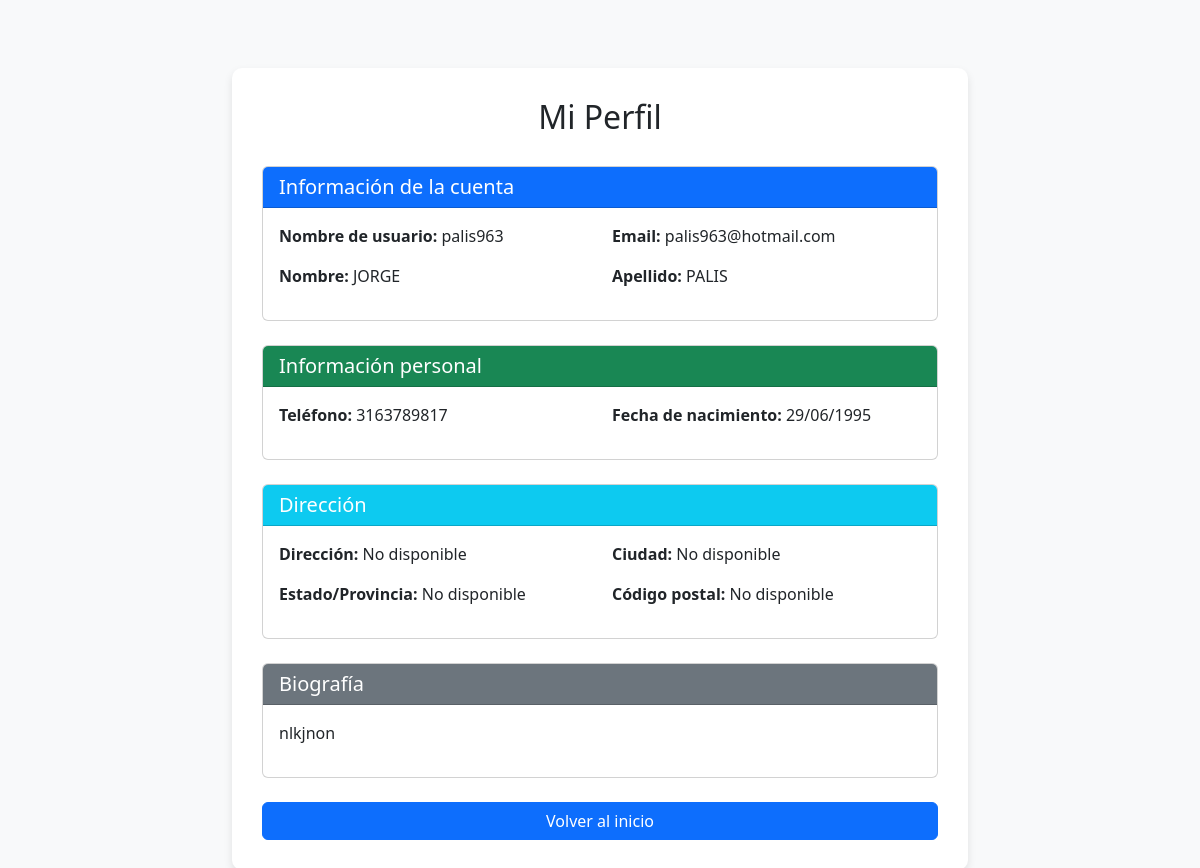
Page /account/profile/ (signed in) on the committed database.
### account/models.py (models this page shows, shortened)
class UserProfile(models.Model):
    user = models.OneToOneField(User, on_delete=models.CASCADE)
    phone_number = models.CharField(max_length=15, blank=True, null=True)
    date_of_birth = models.DateField(blank=True, null=True)
    address = models.CharField(max_length=255, blank=True, null=True)
    city = models.CharField(max_length=100, blank=True, null=True)
    state = models.CharField(max_length=100, blank=True, null=True)
    postal_code = models.CharField(max_length=10, blank=True, null=True)
    bio = models.TextField(blank=True, null=True)
    profile_complete = models.BooleanField(default=False)
    registration_step = models.IntegerField(default=1)  # Para controlar el paso actual

### account/views.py (the view)
# urls.py: path('profile/', views.user_profile, name='profile'),
@login_required
def user_profile(request):
    try:
        profile = UserProfile.objects.get(user=request.user)
        return render(request, 'account/profile.html', {'profile': profile})
    except UserProfile.DoesNotExist:
        messages.error(request, "No se encontró un perfil para este usuario.")
        return redirect('home')

### account/templates/account/profile.html (shortened to what this page needs)
{% extends 'account/base.html' %}
{% block form_title %}Mi Perfil{% endblock %}
{% block content %}
    <div class="card mb-4">
        <div class="card-header bg-primary text-white">
            <h5 class="mb-0">Información de la cuenta</h5>
        </div>
        <div class="card-body">
            <div class="row">
                <div class="col-md-6 mb-3">
                    <strong>Nombre de usuario:</strong> {{ user.username }}
                </div>
                <div class="col-md-6 mb-3">
                    <strong>Email:</strong> {{ user.email }}
                </div>
                <div class="col-md-6 mb-3">
                    <strong>Nombre:</strong> {{ user.first_name }}
                </div>
                <div class="col-md-6 mb-3">
                    <strong>Apellido:</strong> {{ user.last_name }}
                </div>
            </div>
        </div>
    </div>
    <div class="card mb-4">
        <div class="card-header bg-success text-white">
            <h5 class="mb-0">Información personal</h5>
        </div>
        <div class="card-body">
            <div class="row">
                <div class="col-md-6 mb-3">
                    <strong>Teléfono:</strong> {{ profile.phone_number|default:"No disponible" }}
                </div>
                <div class="col-md-6 mb-3">
                    <strong>Fecha de nacimiento:</strong> {{ profile.date_of_birth|date:"d/m/Y"|default:"No disponible" }}
                </div>
            </div>
        </div>
    </div>
    <div class="card mb-4">
        <div class="card-header bg-info text-white">
            <h5 class="mb-0">Dirección</h5>
        </div>
        <div class="card-body">
            <div class="row">
                <div class="col-md-6 mb-3">
                    <strong>Dirección:</strong> {{ profile.address|default:"No disponible" }}
                </div>
                <div class="col-md-6 mb-3">
                    <strong>Ciudad:</strong> {{ profile.city|default:"No disponible" }}
                </div>
                <div class="col-md-6 mb-3">
                    <strong>Estado/Provincia:</strong> {{ profile.state|default:"No disponible" }}
                </div>
                <div class="col-md-6 mb-3">
                    <strong>Código postal:</strong> {{ profile.postal_code|default:"No disponible" }}
                </div>
            </div>
        </div>
    </div>
    {% if profile.bio %}
    <div class="card mb-4">
        <div class="card-header bg-secondary text-white">
            <h5 class="mb-0">Biografía</h5>
        </div>
        <div class="card-body">
            <p>{{ profile.bio }}</p>
        </div>
    </div>
    {% endif %}
    <div class="d-grid gap-2 mt-4">
        <a href="{% url 'home' %}" class="btn btn-primary">Volver al inicio</a>
    </div>
{% endblock %}

### account/templates/account/base.html (shortened to what this page needs)
<!DOCTYPE html>
<html lang="es">
<head>
    <link href="https://cdn.jsdelivr.net/npm/bootstrap@5.3.0/dist/css/bootstrap.min.css" rel="stylesheet">
</head>
<body>
    <div class="container mt-5">
        <div class="row justify-content-center">
            <div class="col-md-8">
                <div class="form-container">
                    <div class="registration-header">
                        <h2>{% block form_title %}Registro de Usuario{% endblock %}</h2>
                    </div>
                    {% block content %}{% endblock %}
                </div>
            </div>
        </div>
    </div>
</body>
</html>

### account/templates/account/base.html (style rules this page uses)
body { background-color: #f8f9fa; }
.form-container { background-color: white; border-radius: 10px; box-shadow: 0 4px 8px rgba(0,0,0,0.1); padding: 30px; margin-top: 20px; }
.registration-header { text-align: center; margin-bottom: 30px; }

### rows in the picture
UserProfile: phone_number "3163789817", date_of_birth "29/06/1995", address "No disponible", city "No disponible", state "No disponible", postal_code "No disponible", bio "nlkjnon"

### other values in the picture
{{ user.username }} "palis963"
{{ user.email }} "palis963@hotmail.com"
{{ user.first_name }} "JORGE"
{{ user.last_name }} "PALIS"
